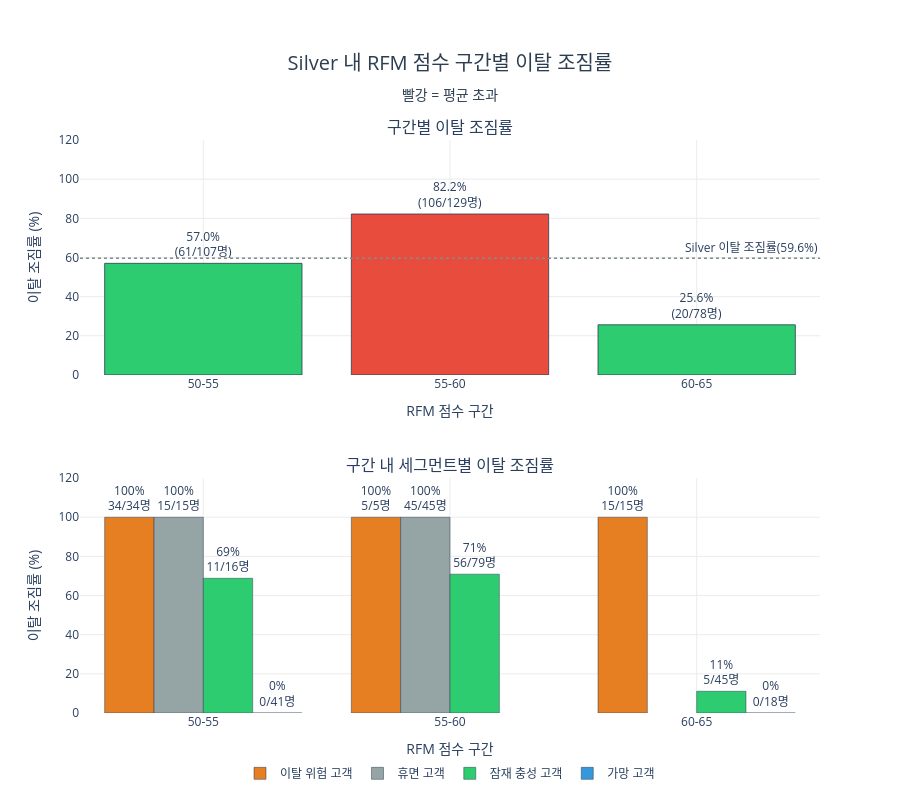

Notebook code cell kept with this figure:
### Code cell
avg_rate = round(h41_data['이탈조짐'].mean() * 100, 1)
colors = ['#e74c3c' if r > avg_rate else '#2ecc71' for r in h41_bin['이탈조짐률']]

fig = make_subplots(
    rows=2, cols=1,
    subplot_titles=['구간별 이탈 조짐률', '구간 내 세그먼트별 이탈 조짐률'],
    vertical_spacing=0.18
)

fig.add_trace(go.Bar(
    x=h41_bin['점수구간'].astype(str),
    y=h41_bin['이탈조짐률'],
    text=[
        f"{row['이탈조짐률']:.1f}%<br>({int(row['이탈조짐수'])}/{int(row['고객수'])}명)"
        for _, row in h41_bin.iterrows()
    ],
    textposition='outside',
    marker=dict(color=colors, line=dict(color='#2c3e50', width=0.8)),
    showlegend=False,
), row=1, col=1)

seg_order = ['이탈 위험 고객', '휴면 고객', '잠재 충성 고객', '가망 고객']
for seg in seg_order:
    sub = h41_seg[h41_seg['세그먼트'] == seg]
    if len(sub) == 0:
        continue
    fig.add_trace(go.Bar(
        x=sub['점수구간'].astype(str),
        y=sub['이탈조짐률'],
        name=seg,
        marker=dict(color=seg_color.get(seg, '#cccccc'), line=dict(color='#2c3e50', width=0.5)),
        text=[f"{v:.0f}%<br>{n}/{t}명" for v, n, t in zip(sub['이탈조짐률'], sub['이탈조짐수'], sub['고객수'])],
        textposition='outside',
    ), row=2, col=1)

fig.add_hline(
    y=avg_rate,
    line_dash='dot', line_color='#7f8c8d', line_width=1.5,
    annotation_text=f'Silver 이탈 조짐률({avg_rate}%)',
    annotation_position='top right',
    row=1, col=1
)

fig.update_layout(
    title=dict(
        text='Silver 내 RFM 점수 구간별 이탈 조짐률<br><sub>빨강 = 평균 초과</sub>',
        font=dict(size=20, color='#2c3e50'), x=0.5, xanchor='center'
    ),
    barmode='group',
    plot_bgcolor='white',
    margin=dict(t=140),
    height=800,
    legend=dict(orientation='h', yanchor='top', y=-0.08, xanchor='center', x=0.5)
)
fig.update_xaxes(gridcolor='#ececec')
fig.update_yaxes(gridcolor='#ececec')
fig.update_xaxes(title_text='RFM 점수 구간', row=1, col=1)
fig.update_yaxes(title_text='이탈 조짐률 (%)', range=[0, 120], row=1, col=1)
fig.update_xaxes(title_text='RFM 점수 구간', row=2, col=1)
fig.update_yaxes(title_text='이탈 조짐률 (%)', range=[0, 120], row=2, col=1)
fig.show()

### Figure 1 — Plotly figure (JSON) as saved in the notebook; plotly's stock layout.template omitted (floating-point values rounded to 4 significant figures)
{"data": [{"marker": {"color": ["#2ecc71", "#e74c3c", "#2ecc71"], "line": {"color": "#2c3e50", "width": 0.8}}, "showlegend": false, "text": ["57.0%<br>(61/107명)", "82.2%<br>(106/129명)", "25.6%<br>(20/78명)"], "textposition": "outside", "type": "bar", "x": ["50-55", "55-60", "60-65"], "xaxis": "x", "y": [57.0, 82.2, 25.6], "yaxis": "y"}, {"marker": {"color": "#e67e22", "line": {"color": "#2c3e50", "width": 0.5}}, "name": "이탈 위험 고객", "text": ["100%<br>34/34명", "100%<br>5/5명", "100%<br>15/15명"], "textposition": "outside", "type": "bar", "x": ["50-55", "55-60", "60-65"], "xaxis": "x2", "y": [100.0, 100.0, 100.0], "yaxis": "y2"}, {"marker": {"color": "#95a5a6", "line": {"color": "#2c3e50", "width": 0.5}}, "name": "휴면 고객", "text": ["100%<br>15/15명", "100%<br>45/45명"], "textposition": "outside", "type": "bar", "x": ["50-55", "55-60"], "xaxis": "x2", "y": [100.0, 100.0], "yaxis": "y2"}, {"marker": {"color": "#2ecc71", "line": {"color": "#2c3e50", "width": 0.5}}, "name": "잠재 충성 고객", "text": ["69%<br>11/16명", "71%<br>56/79명", "11%<br>5/45명"], "textposition": "outside", "type": "bar", "x": ["50-55", "55-60", "60-65"], "xaxis": "x2", "y": [68.8, 70.9, 11.1], "yaxis": "y2"}, {"marker": {"color": "#3498db", "line": {"color": "#2c3e50", "width": 0.5}}, "name": "가망 고객", "text": ["0%<br>0/41명", "0%<br>0/18명"], "textposition": "outside", "type": "bar", "x": ["50-55", "60-65"], "xaxis": "x2", "y": [0.0, 0.0], "yaxis": "y2"}], "layout": {"annotations": [{"font": {"size": 16}, "showarrow": false, "text": "구간별 이탈 조짐률", "x": 0.5, "xanchor": "center", "xref": "paper", "y": 1, "yanchor": "bottom", "yref": "paper"}, {"font": {"size": 16}, "showarrow": false, "text": "구간 내 세그먼트별 이탈 조짐률", "x": 0.5, "xanchor": "center", "xref": "paper", "y": 0.41, "yanchor": "bottom", "yref": "paper"}, {"showarrow": false, "text": "Silver 이탈 조짐률(59.6%)", "x": 1, "xanchor": "right", "xref": "x domain", "y": 59.6, "yanchor": "bottom", "yref": "y"}], "barmode": "group", "height": 800, "legend": {"orientation": "h", "x": 0.5, "xanchor": "center", "y": -0.08, "yanchor": "top"}, "margin": {"t": 140}, "plot_bgcolor": "white", "shapes": [{"line": {"color": "#7f8c8d", "dash": "dot", "width": 1.5}, "type": "line", "x0": 0, "x1": 1, "xref": "x domain", "y0": 59.6, "y1": 59.6, "yref": "y"}], "title": {"font": {"color": "#2c3e50", "size": 20}, "text": "Silver 내 RFM 점수 구간별 이탈 조짐률<br><sub>빨강 = 평균 초과</sub>", "x": 0.5, "xanchor": "center"}, "xaxis": {"anchor": "y", "domain": [0, 1], "gridcolor": "#ececec", "title": {"text": "RFM 점수 구간"}}, "xaxis2": {"anchor": "y2", "domain": [0, 1], "gridcolor": "#ececec", "title": {"text": "RFM 점수 구간"}}, "yaxis": {"anchor": "x", "domain": [0.59, 1], "gridcolor": "#ececec", "range": [0, 120], "title": {"text": "이탈 조짐률 (%)"}}, "yaxis2": {"anchor": "x2", "domain": [0, 0.41], "gridcolor": "#ececec", "range": [0, 120], "title": {"text": "이탈 조짐률 (%)"}}}}
